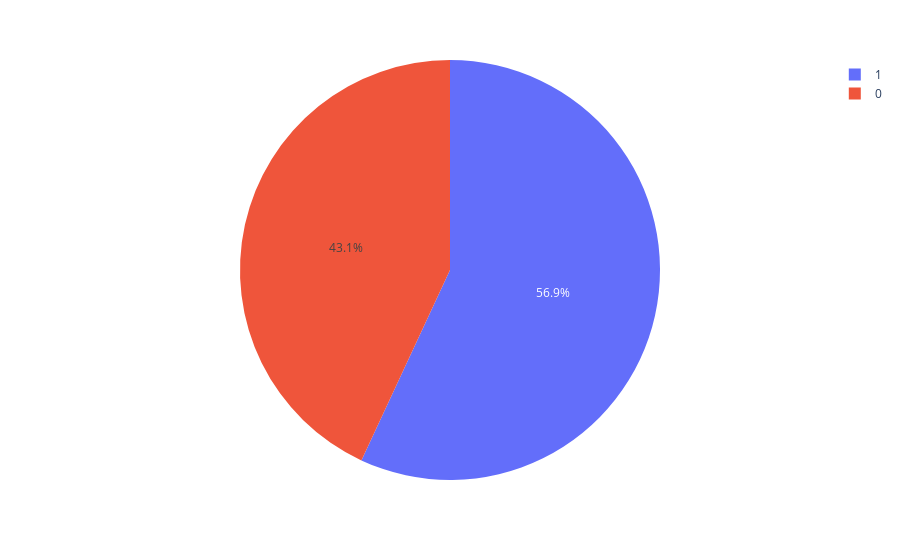

Notebook cell for this chart:
### Code cell
px.area(data_frame=df x="")

### Figure 1 — Plotly figure (JSON) as saved in the notebook; plotly's stock layout.template omitted (floating-point values rounded to 4 significant figures; data arrays with more than 128 entries replaced by an {"elided": "..."} marker saying what was removed)
{"data": [{"domain": {"x": [0, 1], "y": [0, 1]}, "hovertemplate": "Y=%{label}<extra></extra>", "labels": {"elided": "12079 int values"}, "legendgroup": "", "name": "", "showlegend": true, "type": "pie"}], "layout": {"legend": {"tracegroupgap": 0}, "margin": {"t": 60}}}
